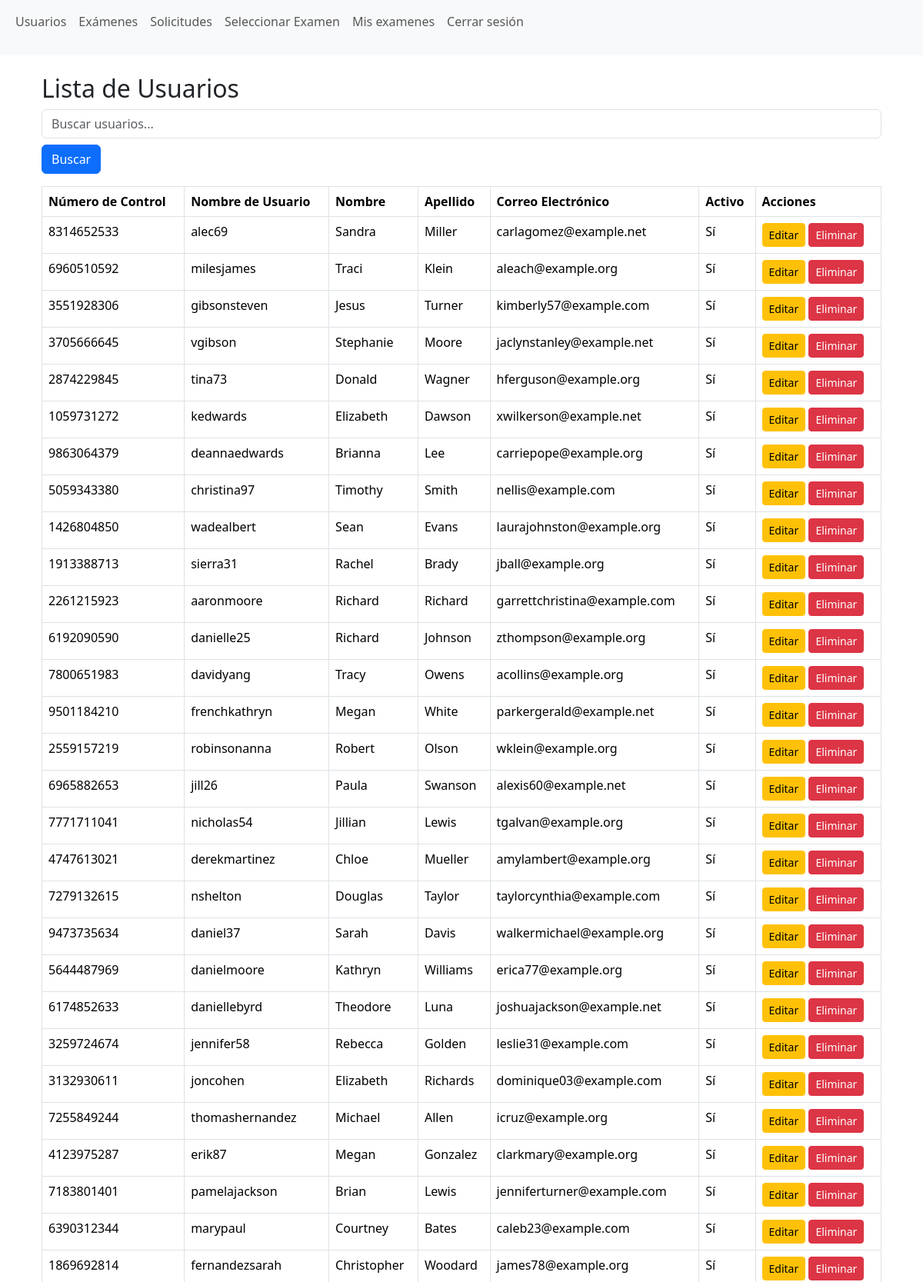
The app's page /lista_usuarios/?page=2&search= (signed in, upper part) with its own data.
### aplicacion/models.py (models this page shows, shortened)
class Usuario(AbstractUser):
    numero_control = models.CharField(max_length=10, unique=True)  # Campo para el número de control

### aplicacion/views.py (the view, shortened to what this page needs)
# urls.py: path('lista_usuarios/', lista_usuarios, name='lista_usuarios'),  # Agrega la URL
@login_required
@user_passes_test(is_admin)
def lista_usuarios(request):
    query = request.GET.get('search', '')  # Obtener el término de búsqueda
    usuarios = Usuario.objects.all()
    paginator = Paginator(usuarios, 50)  # 50 usuarios por página
    page_number = request.GET.get('page')  # Obtener el número de página de la URL
    usuarios_page = paginator.get_page(page_number)
    return render(request, 'lista_usuarios.html', {'usuarios': usuarios_page, 'search': query})

### aplicacion/views.py (called while the page is built)
def is_admin(user):
    return user.is_staff

### aplicacion/templates/lista_usuarios.html (shortened to what this page needs)
{% extends 'base.html' %}
{% block content %}
<div class="container">
    <h2>Lista de Usuarios</h2>
    <form method="GET" class="mb-3">
        <input type="text" name="search" placeholder="Buscar usuarios..." value="{{ search }}" class="form-control" />
        <button type="submit" class="btn btn-primary mt-2">Buscar</button>
    </form>
    <table class="table table-bordered">
        <thead>
            <tr>
                <th>Número de Control</th>
                <th>Nombre de Usuario</th>
                <th>Nombre</th>
                <th>Apellido</th>
                <th>Correo Electrónico</th>
                <th>Activo</th>
                <th>Acciones</th>
            </tr>
        </thead>
        <tbody>
            {% for usuario in usuarios %}
            <tr>
                <td>{{ usuario.numero_control }}</td>
                <td>{{ usuario.username }}</td>
                <td>{{ usuario.first_name }}</td>
                <td>{{ usuario.last_name }}</td>
                <td>{{ usuario.email }}</td>
                <td>{{ usuario.is_active|yesno:"Sí,No" }}</td>
                <td>
                    <a href="{% url 'editar_usuario' usuario.id %}" class="btn btn-warning btn-sm">Editar</a>
                    <form action="{% url 'eliminar_usuario' usuario.id %}" method="POST" style="display:inline;">
                        <button type="submit" class="btn btn-danger btn-sm">Eliminar</button>
                    </form>
                </td>
            </tr>
            {% empty %}
            <tr>
                <td colspan="7" class="text-center">No hay usuarios disponibles.</td>
            </tr>
            {% endfor %}
        </tbody>
    </table>
</div>
{% endblock %}

### records on screen
Usuario: numero_control "8314652533", username "alec69", first_name "Sandra", last_name "Miller", email "carlagomez@example.net", is_active "Sí"
Usuario: numero_control "6960510592", username "milesjames", first_name "Traci", last_name "Klein", email "aleach@example.org", is_active "Sí"
Usuario: numero_control "3551928306", username "gibsonsteven", first_name "Jesus", last_name "Turner", email "kimberly57@example.com", is_active "Sí"
Usuario: numero_control "3705666645", username "vgibson", first_name "Stephanie", last_name "Moore", email "jaclynstanley@example.net", is_active "Sí"
Usuario: numero_control "2874229845", username "tina73", first_name "Donald", last_name "Wagner", email "hferguson@example.org", is_active "Sí"
Usuario: numero_control "1059731272", username "kedwards", first_name "Elizabeth", last_name "Dawson", email "xwilkerson@example.net", is_active "Sí"
Usuario: numero_control "9863064379", username "deannaedwards", first_name "Brianna", last_name "Lee", email "carriepope@example.org", is_active "Sí"
Usuario: numero_control "5059343380", username "christina97", first_name "Timothy", last_name "Smith", email "nellis@example.com", is_active "Sí"
Usuario: numero_control "1426804850", username "wadealbert", first_name "Sean", last_name "Evans", email "laurajohnston@example.org", is_active "Sí"
Usuario: numero_control "1913388713", username "sierra31", first_name "Rachel", last_name "Brady", email "jball@example.org", is_active "Sí"
Usuario: numero_control "2261215923", username "aaronmoore", first_name "Richard", last_name "Richard", email "garrettchristina@example.com", is_active "Sí"
Usuario: numero_control "6192090590", username "danielle25", first_name "Richard", last_name "Johnson", email "zthompson@example.org", is_active "Sí"
Usuario: numero_control "7800651983", username "davidyang", first_name "Tracy", last_name "Owens", email "acollins@example.org", is_active "Sí"
Usuario: numero_control "9501184210", username "frenchkathryn", first_name "Megan", last_name "White", email "parkergerald@example.net", is_active "Sí"
Usuario: numero_control "2559157219", username "robinsonanna", first_name "Robert", last_name "Olson", email "wklein@example.org", is_active "Sí"
Usuario: numero_control "6965882653", username "jill26", first_name "Paula", last_name "Swanson", email "alexis60@example.net", is_active "Sí"
Usuario: numero_control "7771711041", username "nicholas54", first_name "Jillian", last_name "Lewis", email "tgalvan@example.org", is_active "Sí"
Usuario: numero_control "4747613021", username "derekmartinez", first_name "Chloe", last_name "Mueller", email "amylambert@example.org", is_active "Sí"
Usuario: numero_control "7279132615", username "nshelton", first_name "Douglas", last_name "Taylor", email "taylorcynthia@example.com", is_active "Sí"
Usuario: numero_control "9473735634", username "daniel37", first_name "Sarah", last_name "Davis", email "walkermichael@example.org", is_active "Sí"
Usuario: numero_control "5644487969", username "danielmoore", first_name "Kathryn", last_name "Williams", email "erica77@example.org", is_active "Sí"
Usuario: numero_control "6174852633", username "daniellebyrd", first_name "Theodore", last_name "Luna", email "joshuajackson@example.net", is_active "Sí"
Usuario: numero_control "3259724674", username "jennifer58", first_name "Rebecca", last_name "Golden", email "leslie31@example.com", is_active "Sí"
Usuario: numero_control "3132930611", username "joncohen", first_name "Elizabeth", last_name "Richards", email "dominique03@example.com", is_active "Sí"
Usuario: numero_control "7255849244", username "thomashernandez", first_name "Michael", last_name "Allen", email "icruz@example.org", is_active "Sí"
Usuario: numero_control "4123975287", username "erik87", first_name "Megan", last_name "Gonzalez", email "clarkmary@example.org", is_active "Sí"
Usuario: numero_control "7183801401", username "pamelajackson", first_name "Brian", last_name "Lewis", email "jenniferturner@example.com", is_active "Sí"
Usuario: numero_control "6390312344", username "marypaul", first_name "Courtney", last_name "Bates", email "caleb23@example.com", is_active "Sí"
Usuario: numero_control "1869692814", username "fernandezsarah", first_name "Christopher", last_name "Woodard", email "james78@example.org", is_active "Sí"
